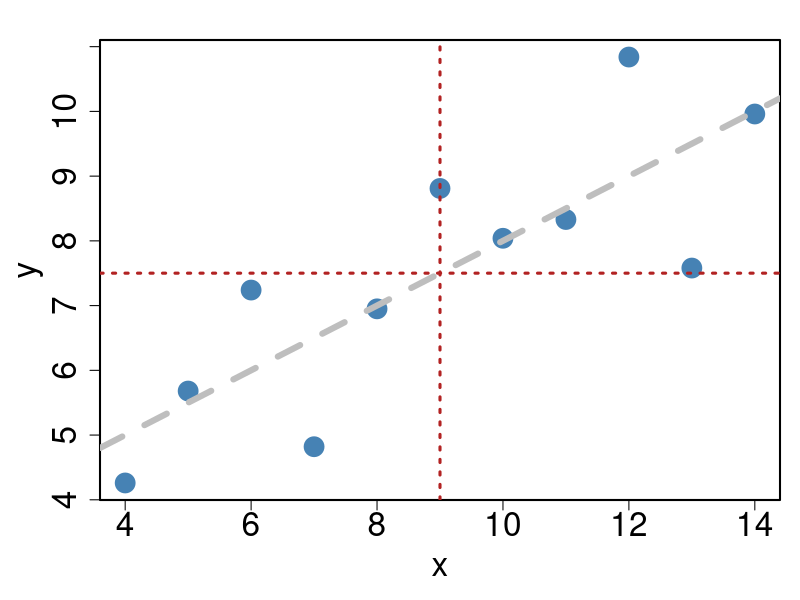
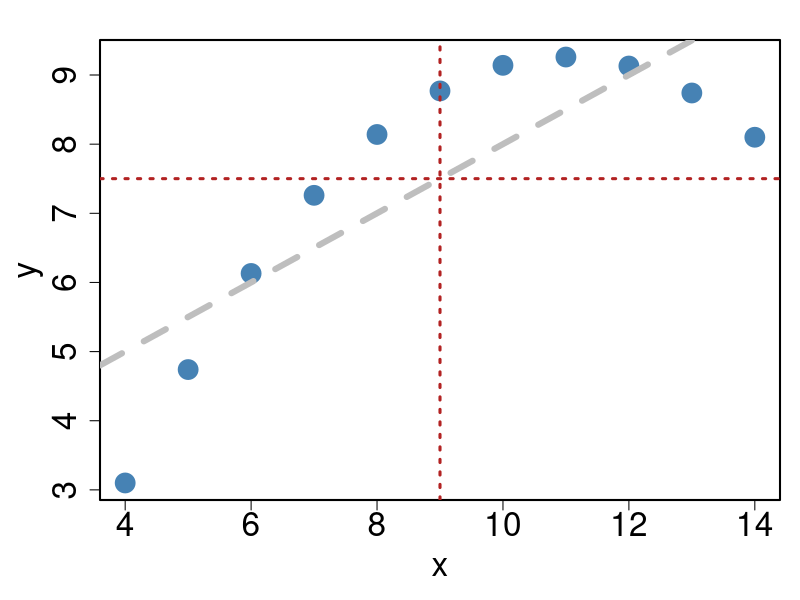
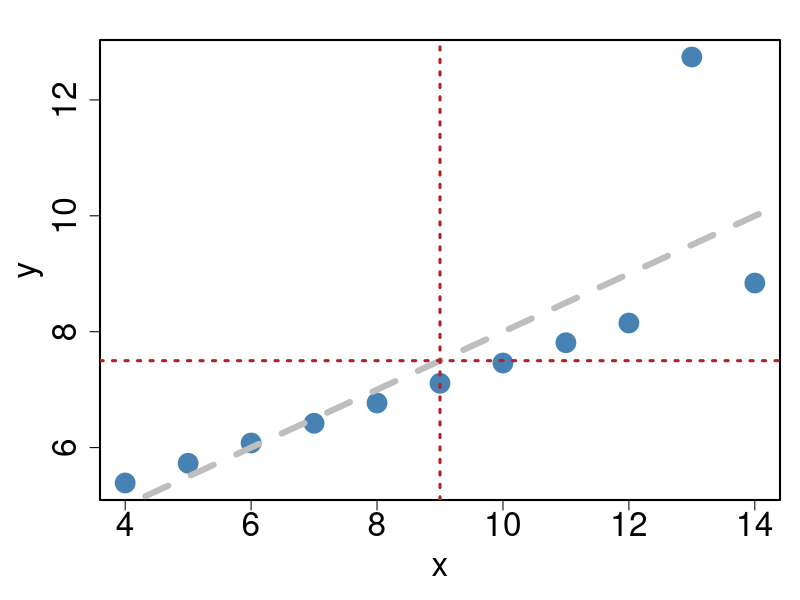
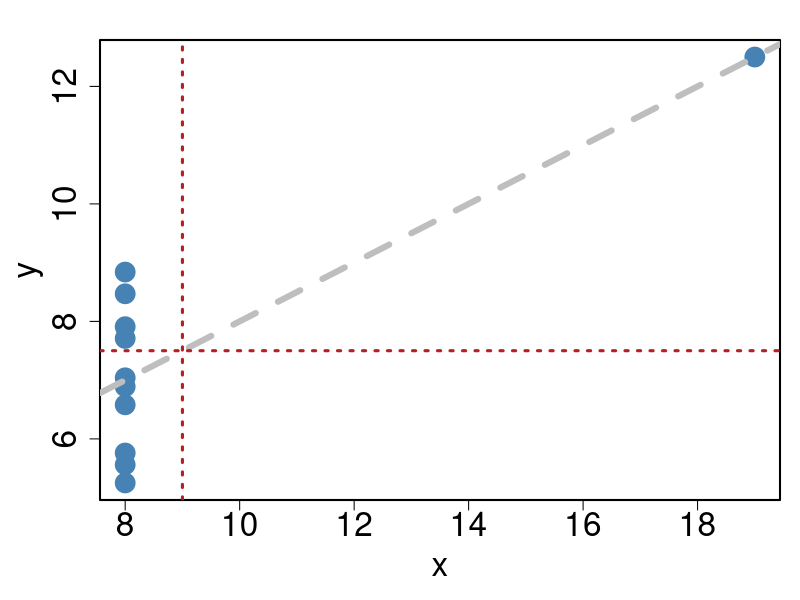
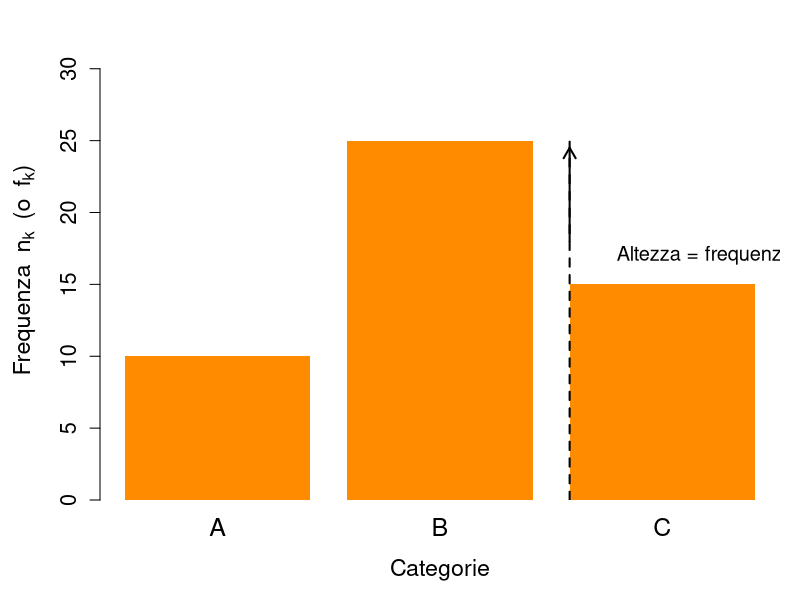
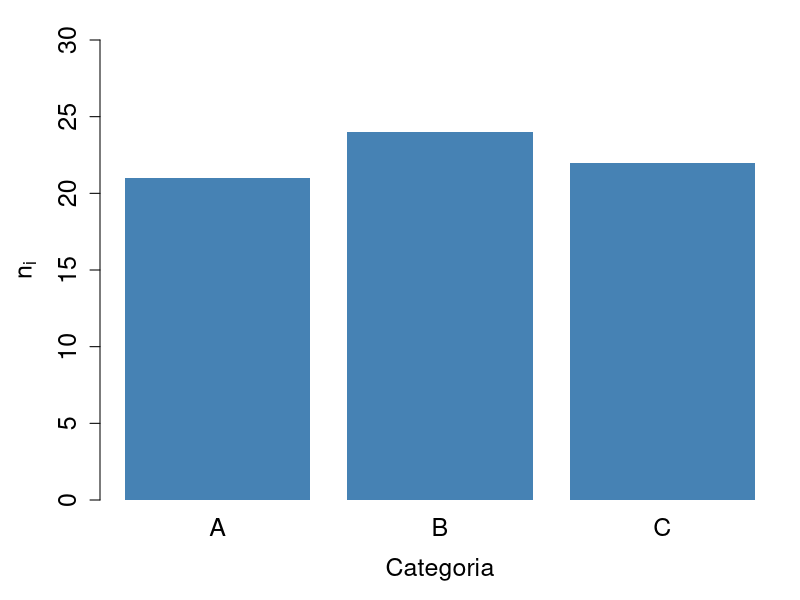
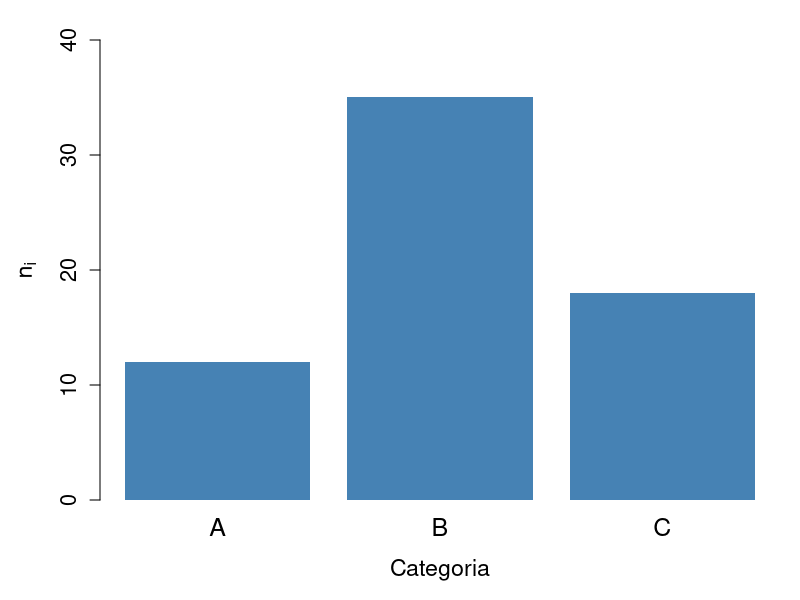
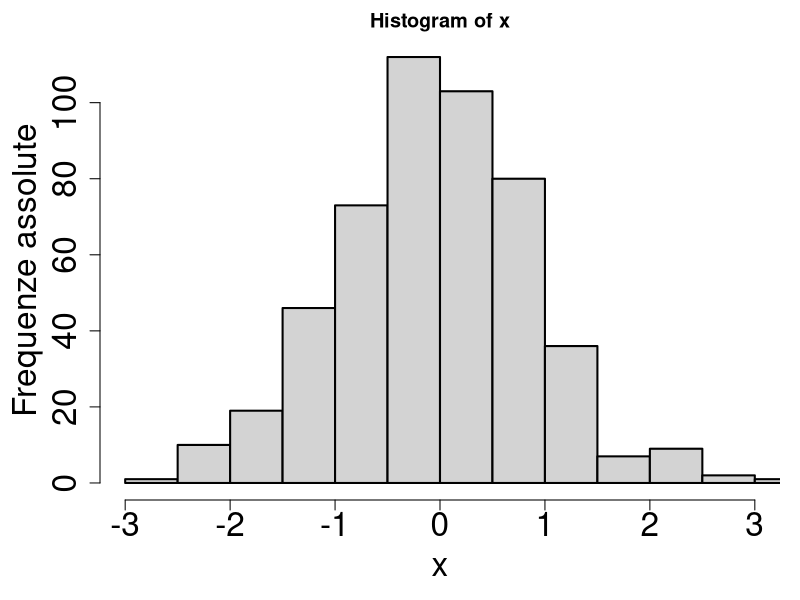

Reproduce these figures in R, in order.
## ---- chunk 1
#| echo: false
#| results: asis
#| tbl-cap: Dataset di Anscombe
# Creo la tabella delle statistiche descrittive
descrittive <- data.frame(
  Dataset = paste("Dataset", 1:4),
  
  `Media X` = sapply(1:4, function(i)
    mean(anscombe[[paste0("x", i)]])),
  
  `Media Y` = sapply(1:4, function(i)
    mean(anscombe[[paste0("y", i)]])),
  
  `Varianza X` = sapply(1:4, function(i)
    var(anscombe[[paste0("x", i)]])),
  
  `Varianza Y` = sapply(1:4, function(i)
    var(anscombe[[paste0("y", i)]])),
  
  `Correlazione` = sapply(1:4, function(i)
    cor(
      anscombe[[paste0("x", i)]],
      anscombe[[paste0("y", i)]]
    ))
)

descrittive[, -1] <- round(descrittive[, -1], 2)

knitr::kable(
  descrittive,
  format = "latex",
  booktabs = TRUE,
  align = "lccccc"
)
## ---- chunk 2
#| echo: false
#| out-width: 70%
#| fig-align: center
#| layout-nrow: 2
#| layout-ncol: 2
#| label: fig-data
#| fig-cap: I grafici raccontano un'altra storia
#| fig-subcap: 
#|   - "Dataset 1"
#|   - "Dataset 2"
#|   - "Dataset 3"
#|   - "Dataset 4"

par(
  cex.axis = 2,
  cex.lab  = 2,
  lwd = 2,
  mar = c(5, 5, 2, 1)
)

plot(anscombe$x1, anscombe$y1,
     pch = 19,
     col = "steelblue",
     cex = 2.5,
     xlab = "x",
     ylab = "y")
abline(lm(anscombe$y1 ~ anscombe$x1),
       lwd = 6, lty = 2, col = "gray")
abline(v = mean(anscombe$x1),
       lwd = 3, lty = 3, col = "firebrick")
abline(h = mean(anscombe$y1),
       lwd = 3, lty = 3, col = "firebrick")


plot(anscombe$x2, anscombe$y2,
     pch = 19,
     col = "steelblue",
     cex = 2.5,
     xlab = "x",
     ylab = "y")
abline(lm(anscombe$y2 ~ anscombe$x2),
       lwd = 6, lty = 2, col = "gray")
abline(v = mean(anscombe$x2),
       lwd = 3, lty = 3, col = "firebrick")
abline(h = mean(anscombe$y2),
       lwd = 3, lty = 3, col = "firebrick")


plot(anscombe$x3, anscombe$y3,
     pch = 19,
     col = "steelblue",
     cex = 2.5,
     xlab = "x",
     ylab = "y")
abline(lm(anscombe$y3 ~ anscombe$x3),
       lwd = 6, lty = 2, col = "gray")
abline(v = mean(anscombe$x3),
       lwd = 3, lty = 3, col = "firebrick")
abline(h = mean(anscombe$y3),
       lwd = 3, lty = 3, col = "firebrick")


plot(anscombe$x4, anscombe$y4,
     pch = 19,
     col = "steelblue",
     cex = 2.5,
     xlab = "x",
     ylab = "y")
abline(lm(anscombe$y4 ~ anscombe$x4),
       lwd = 6, lty = 2, col = "gray")
abline(v = mean(anscombe$x4),
       lwd = 3, lty = 3, col = "firebrick")
abline(h = mean(anscombe$y4),
       lwd = 3, lty = 3, col = "firebrick")
## ---- chunk 3
#| echo: false
# Dati di esempio
freq <- c(10, 25, 15)
categorie <- c("A", "B", "C")

# Barplot
bp <- barplot(
  freq,
  names.arg = categorie,
  ylim = c(0, 32),
  col = "darkorange",
  border = NA,
  xlab = "Categorie",
  ylab = expression("Frequenza  " * n[k] * "  (o  " * f[k] * ")"),
  cex.names = 1.5,
  cex.axis = 1.3,
  cex.lab = 1.4
)

# Altezza della barra B
segments(
  x0 = bp[2] + 0.7, y0 = 0,
  x1 = bp[2] + 0.7, y1 = freq[2],
  lwd = 2,
  lty = 2
)

arrows(
  x0 = bp[2] + 0.7, y0 = 18,
  x1 = bp[2] + 0.7, y1 = 24.5,
  length = 0.12,
  lwd = 2
)

text(
  bp[2] + 0.9, 17,
  labels = "Altezza = frequenza",
  pos = 4,
  cex = 1.2
)
## ---- chunk 4
#| echo: false
#| label: tbl-examples
#| tbl-cap: Tabelle di frequenza per le categorie A, B, C.
#| layout-ncol: 2
#| out-width: 80%

dati1 <- data.frame(
  Categoria = c("A", "B", "C"),
  n = c(21, 24, 22)
)

knitr::kable(
  dati1,
  col.names = c("Categoria", "$n_k$"),
  row.names = FALSE,
  align = c("c", "c")
)

dati <- data.frame(Categoria = c("A", "B", "C"),
  n = c(12, 35, 18)
)

knitr::kable(
  dati,
  col.names = c("Categoria", "$n_k$"),
  row.names = FALSE,
  align = c("c", "c")
)
## ---- chunk 5
#| echo: false
#| label: fig-examples
#| fig-cap: Barplot delle tabelle
#| layout-ncol: 2

barplot(
  dati1$n,
  names.arg = dati1$Categoria,
  xlab = "Categoria",
  ylab = expression(n[i]),
  ylim = c(0, 30),
  col = "steelblue",
  border = NA,
  cex.names = 1.5,
  cex.axis = 1.5,
  cex.lab = 1.5
)

barplot(
  dati$n,
  names.arg = dati$Categoria,
  xlab = "Categoria",
  ylab = expression(n[i]),
  ylim = c(0, 40),
  col = "steelblue",
  border = NA,
  cex.names = 1.5,
  cex.axis = 1.3,
  cex.lab = 1.4
)
## ---- chunk 6
#| echo: false
#| layout-ncol: 2
#| fig-cap: Istogrammi con n diverso 
#| fig-subcap: 
#|   - "n = 500"
#|   - "n = 50"

x = rnorm(500, mean = 0, sd = 1)
hist(x, ylab = "Frequenze assolute", 
     xlim = c(-3,3))
x = rnorm(50, mean = 0, sd = 1)
hist(x,  ylab = "Frequenze assolute", 
     xlim=c(-3,3))
## ---- chunk 7
#| echo: false
#| fig-align: center
# --- Dati di esempio ---
set.seed(123)
x <- rnorm(500, mean = 20, sd = 10)

# Creo istogramma senza plot per avere i dati
h <- hist(x,  plot = FALSE)

# Scelgo il bin da evidenziare (es: bin 9)
bin_index <- 9
bin_height <- h$counts[bin_index]
bin_left <- h$breaks[bin_index]
bin_right <- h$breaks[bin_index + 1]
bin_mid <- (bin_left + bin_right)/2
bin_width <- bin_right - bin_left

# --- Plot base ---
plot(h, main = "Histogram of X", xlab = "", ylab = "Frequenze assolute",
     col = "white", border = "black", cex.main = 1.5, cex.axis = 1.2, cex.lab = 1.3)

# Evidenzio il bin b9
rect(bin_left, 0, bin_right, bin_height,
     col = rgb(0.2, 0.4, 0.8, 0.6), border = "black", lwd = 2)

# --- Etichetta n = 500 in alto a sinistra ---
usr <- par("usr") # per coordinate del grafico
rect(usr[1], usr[4] - 15, usr[1] + 15, usr[4],
     col = "black", border = NA)
text(usr[1] + 7.5, usr[4] - 7.5,
     expression(bolditalic(n == 500)), col = "white", cex = 1.3)

# --- Linea orizzontale per altezza bin ---
abline(h = bin_height, col = "skyblue", lty = 2, lwd = 2)
text(usr[1] + 2, bin_height + 3, "Altezza Bin b9", col = "red",
     font = 2, pos = 4, cex = 1.2)

# --- Freccia per indicare il bin ---
arrows(x0 = bin_mid + bin_width/2, y0 = bin_height + 5,
       x1 = bin_mid + bin_width/4, y1 = bin_height + 1,
       lwd = 2, length = 0.1)

# Rettangolo blu dietro la scritta Bin b9
rect(bin_mid + bin_width/2 + 2, bin_height + 1,
     bin_mid + bin_width/2 + 8, bin_height + 6,
     col = "steelblue", border = NA)
text(bin_mid + bin_width/2 + 5, bin_height + 3.5,
     "Bin b9", col = "white", font = 2, cex = 1.1)

# --- Doppia freccia per larghezza bin ---
arrows(bin_left, -5, bin_right, -5, code = 3,
       angle = 90, length = 0.1, lwd = 2, col = "skyblue")
text(bin_mid, -8, "Larghezza Bin b9", col = "red",
     font = 2, cex = 1.2)
## ---- chunk 8
#| echo: false
x = rnorm(1000, mean = 10, sd = 5)
## ---- chunk 9
#| layout-ncol: 2
#| layout-nrow: 2
#| echo: false
#| out-width: "90%"
#| fig-cap: "Metodi per la definizione dei breaks"
#| fig-subcap: 
#|     - "Sturges - Default"
#|     - "FD"
#|     - "Scott"
#|     - "User defined (145)"

hist(x, breaks = "Sturges")
hist(x, breaks = "FD")
hist(x, breaks = "Scott")
hist(x, breaks = 145)
## ---- chunk 10
#| echo: false
#| out-width: 70%
#| fig-align: center
set.seed(123)
x <- c(rnorm(30, mean = 10, sd = 2), 3, 4, 20, 22)

# --- Boxplot ---
boxplot(x,
        ylab = "Valore", cex.main = 1.2)
## ---- chunk 11
#| echo: false
set.seed(123)
x <- c(rnorm(30, mean = 10, sd = 2), 3, 4, 20, 22)

# --- Boxplot ---
boxplot(x, main = "Boxplot",
        ylab = "Valore", cex.main = 1.2)

# --- Statistiche del boxplot ---
stats <- boxplot.stats(x)
vals <- stats$stats  # contiene: min, Q1, mediana, Q3, max dei baffi

minimo <- vals[1]
Q1 <- vals[2]
mediana <- vals[3]
Q3 <- vals[4]
massimo <- vals[5]

# --- Etichette sui punti chiave ---
# L'asse x del boxplot è a 1 (perché è un singolo box)
xpos <- 1.2  # sposto leggermente a destra per non sovrapporre

text(xpos, minimo,  labels = "Baffo", pos = 4, col = "blue")
text(xpos, Q1,      labels = "Q1", pos = 4, col = "blue")
text(xpos, mediana, labels = "Mediana/Q2", pos = 4, col = "blue")
text(xpos, Q3,      labels = "Q3", pos = 4, col = "blue")
text(xpos, massimo, labels = "Baffo", pos = 4, col = "blue")

# --- Eventuali outlier ---
out <- stats$out
if (length(out) > 0) {
  points(rep(1, length(out)), out, pch = 16, col = "red")
  text(rep(xpos, length(out)), out,
       labels = "Outlier ",
       pos = 4, col = "red")
}
text(xpos, min(out),labels = "Minimo", 
     pos = 2, col = "black")
text(xpos, max(out),labels = "Massimo", 
     pos = 2, col = "black")
## ---- chunk 12
#| layout-ncol: 2
#| fig-cap: Calcolo degli outlier
#| fig-subcap: 
#|   - "range = 2 - Meno Conservativo"
#|   - "range = 0 - Minimo e Massimo"

boxplot(x, range = 2)
boxplot(x, range = 0)
## ---- chunk 13
#| eval: true
#| echo: false
voto = sample(rep(c("si", "no", "astenuti"), 
           c(12, 15, 2)))
voto = factor(voto, levels = c("si", "no", "astenuti"))
table(voto)

# le frequenze restituite dalla funzione table() vanno usate 
# come vettore di base per il barplot


## ---- chunk 14
#| fig-align: center
#| out-width: 70%
barplot(table(voto), 
        col = c("darkgreen", "darkred", "darkblue"), 
        ylim = c(0, 20))

## ---- chunk 15
#| echo: false
#| fig-align: center
#| out-width: 100%
#| label: fig-boxes
#| layout-ncol: 3
#| fig-cap: Distribuzioni a confronto 
#| fig-subcap: 
#|   - "boxplot(x)"
#|   - "boxplot(y)"
#|   - "boxplot(z)"
set.seed(666)
x = rnorm(1000, mean = 10, sd = 4)
boxplot(x, col ="darkorange")
y = rnorm(1000, mean = 10, sd = 4)
# Forte effetto pavimento
y_floor <- (y - min(y))^3
y_min <- min(y)
y_max <- max(y)

y_floor <- y_min + 
  ((y - y_min) / (y_max - y_min))^3 * (y_max - y_min)
y_ceiling <- y_max -
  ((y_max - y) / (y_max - y_min))^3 * (y_max - y_min)
boxplot(y_floor, col ="lightblue")
boxplot(y_ceiling, col = "gold")
## ---- chunk 16
#| echo: false
#| fig-align: center
#| out-width: 100%
#| label: fig-hist
#| layout-ncol: 3
#| fig-cap: Distribuzioni a confronto 
#| fig-subcap: 
#|   - "hist(x)"
#|   - "hist(y)"
#|   - "hist(z)"
hist(x, col ="darkorange")
hist(y_floor, col = "lightblue")
hist(y_ceiling, col = "gold")
## ---- chunk 17
#| echo: false
#| fig-align: center
#| out-width: 100%
#| label: fig-comparison0
#| layout-ncol: 2
#| fig-cap: Boxplot vs Istogramma
#| fig-subcap: 
#|   - "boxplot(x)"
#|   - "hist(x)"

boxplot(x, col ="darkorange"); hist(x, col ="darkorange")
## ---- chunk 18
#| echo: false
#| fig-align: center
#| out-width: 100%
#| label: fig-comparison1
#| layout-ncol: 2
#| fig-cap: Boxplot vs Istogramma
#| fig-subcap: 
#|   - "boxplot(y)"
#|   - "hist(y)"

boxplot(y_floor, col ="lightblue"); hist(y_floor, col ="lightblue")
## ---- chunk 19
#| echo: false
#| fig-align: center
#| out-width: 100%
#| label: fig-comparison2
#| layout-ncol: 2
#| fig-cap: Boxplot vs Istogramma
#| fig-subcap: 
#|   - "boxplot(z)"
#|   - "hist(z)"

boxplot(y_ceiling, col ="gold"); hist(y_ceiling, col ="gold")
